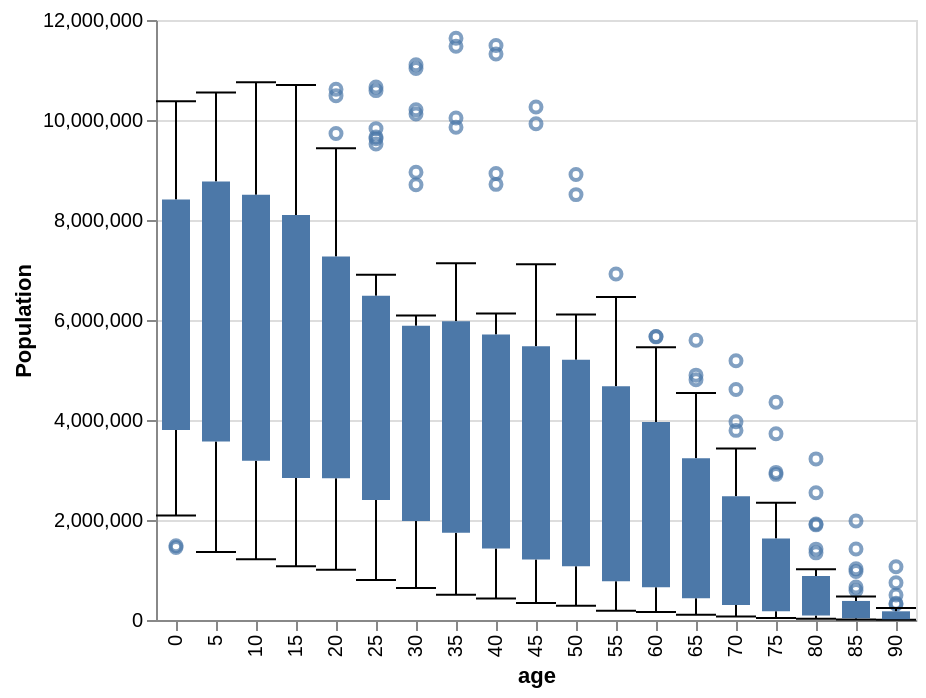

Source (Vega-Lite JSON):
### Vega-Lite specification from a JSON file in a GitHub repository (floating-point values rounded to 4 significant figures; data arrays with more than 128 entries replaced by an {"elided": "..."} marker saying what was removed)
{"$schema": "https://vega.github.io/schema/vega-lite/v5.json", "config": {"boxplot": {"ticks": true}}, "data": {"values": {"elided": "570 records"}}, "encoding": {"x": {"field": "age", "type": "ordinal"}, "y": {"axis": {"title": "Population"}, "field": "people", "type": "quantitative"}}, "mark": {"extent": 0.5, "median": false, "type": "boxplot"}}
